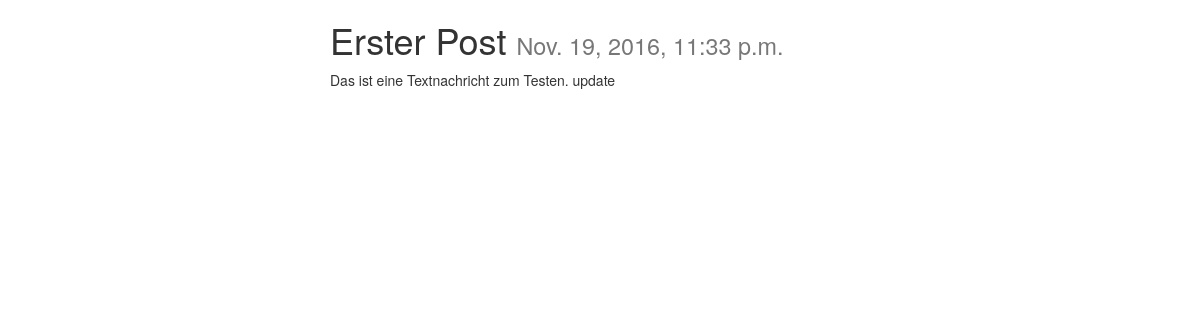
Page /posts/1/ on the earlier database version.
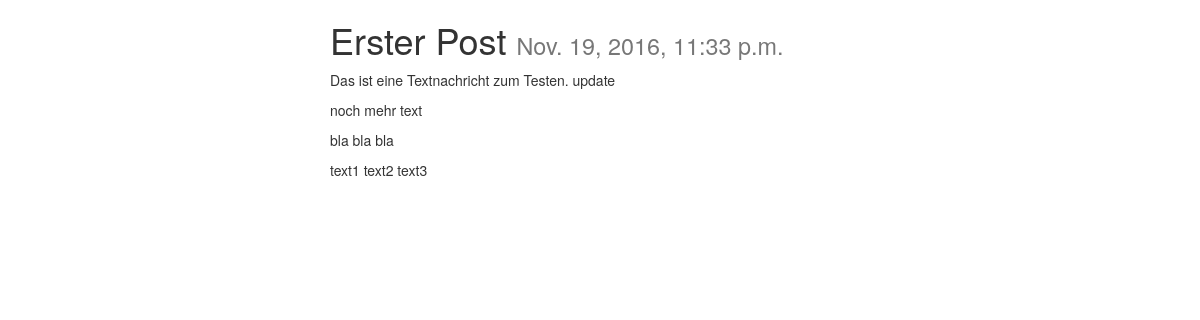
Same page on the later database version.
### posts/models.py (models this page shows, shortened)
class Post(models.Model):
    title  = models.CharField(max_length = 120) #max length 120
    content = models.TextField()
    update = models.DateTimeField(auto_now = True ,auto_now_add =False)
    timestamp = models.DateTimeField(auto_now = False, auto_now_add =True)

### posts/views.py (the view)
# urls.py: url(r'^(?P<id>\d+)/$',post_detail, name = 'detail'),
def post_detail(request, id=None):
    instance = get_object_or_404(Post, id=id)
    context = {
        "title" : "Detail",
        "instance" : instance
    }
    return render(request, "post_detail.html", context)

### templates/post_detail.html (shortened to what this page needs)
{%extends "base.html"%}
{% block content %}
<div class="col-sm-6 col-sm-offset-3">
<h1>{{instance.title}} <small>{{instance.timestamp}} </small></h1>
<p>{{instance.content | linebreaks}}<br/></p>
</div>
{% endblock content %}

Differences in the rows shown:
changed Post "Erster Post": content "Das ist eine Textnachricht zum Testen. update" → "Das ist eine Textnachricht zum Testen. update noch mehr text bla bla bla text1 text2 text3"
